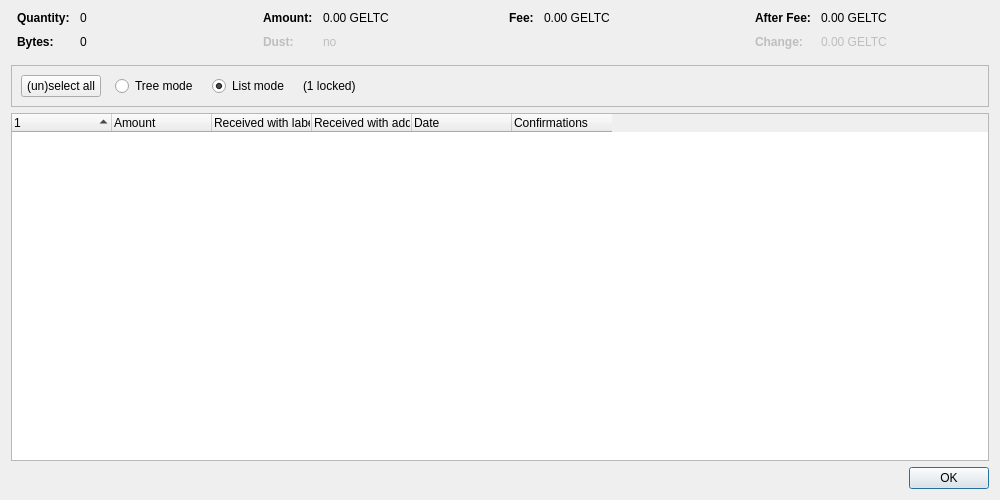
<?xml version="1.0" encoding="UTF-8"?>
<ui version="4.0">
 <class>CoinControlDialog</class>
 <widget class="QDialog" name="CoinControlDialog">
  <property name="geometry">
   <rect>
    <x>0</x>
    <y>0</y>
    <width>1000</width>
    <height>500</height>
   </rect>
  </property>
  <property name="windowTitle">
   <string>Coin Selection</string>
  </property>
  <layout class="QVBoxLayout" name="verticalLayout">
   <item>
    <layout class="QHBoxLayout" name="horizontalLayoutTop" stretch="0,0,0,0">
     <property name="topMargin">
      <number>0</number>
     </property>
     <property name="bottomMargin">
      <number>10</number>
     </property>
     <item>
      <layout class="QFormLayout" name="formLayoutCoinControl1">
       <property name="horizontalSpacing">
        <number>10</number>
       </property>
       <property name="verticalSpacing">
        <number>10</number>
       </property>
       <property name="leftMargin">
        <number>6</number>
       </property>
       <property name="rightMargin">
        <number>6</number>
       </property>
       <item row="0" column="0">
        <widget class="QLabel" name="labelCoinControlQuantityText">
         <property name="font">
          <font>
           <weight>75</weight>
           <bold>true</bold>
          </font>
         </property>
         <property name="text">
          <string>Quantity:</string>
         </property>
        </widget>
       </item>
       <item row="0" column="1">
        <widget class="QLabel" name="labelCoinControlQuantity">
         <property name="cursor">
          <cursorShape>IBeamCursor</cursorShape>
         </property>
         <property name="contextMenuPolicy">
          <enum>Qt::ActionsContextMenu</enum>
         </property>
         <property name="text">
          <string notr="true">0</string>
         </property>
         <property name="textInteractionFlags">
          <set>Qt::LinksAccessibleByMouse|Qt::TextSelectableByKeyboard|Qt::TextSelectableByMouse</set>
         </property>
        </widget>
       </item>
       <item row="1" column="0">
        <widget class="QLabel" name="labelCoinControlBytesText">
         <property name="font">
          <font>
           <weight>75</weight>
           <bold>true</bold>
          </font>
         </property>
         <property name="text">
          <string>Bytes:</string>
         </property>
        </widget>
       </item>
       <item row="1" column="1">
        <widget class="QLabel" name="labelCoinControlBytes">
         <property name="cursor">
          <cursorShape>IBeamCursor</cursorShape>
         </property>
         <property name="contextMenuPolicy">
          <enum>Qt::ActionsContextMenu</enum>
         </property>
         <property name="text">
          <string notr="true">0</string>
         </property>
         <property name="textInteractionFlags">
          <set>Qt::LinksAccessibleByMouse|Qt::TextSelectableByKeyboard|Qt::TextSelectableByMouse</set>
         </property>
        </widget>
       </item>
      </layout>
     </item>
     <item>
      <layout class="QFormLayout" name="formLayoutCoinControl2">
       <property name="horizontalSpacing">
        <number>10</number>
       </property>
       <property name="verticalSpacing">
        <number>10</number>
       </property>
       <property name="leftMargin">
        <number>6</number>
       </property>
       <property name="rightMargin">
        <number>6</number>
       </property>
       <item row="0" column="0">
        <widget class="QLabel" name="labelCoinControlAmountText">
         <property name="font">
          <font>
           <weight>75</weight>
           <bold>true</bold>
          </font>
         </property>
         <property name="text">
          <string>Amount:</string>
         </property>
        </widget>
       </item>
       <item row="0" column="1">
        <widget class="QLabel" name="labelCoinControlAmount">
         <property name="cursor">
          <cursorShape>IBeamCursor</cursorShape>
         </property>
         <property name="contextMenuPolicy">
          <enum>Qt::ActionsContextMenu</enum>
         </property>
         <property name="text">
          <string notr="true">0.00 GELTC</string>
         </property>
         <property name="textInteractionFlags">
          <set>Qt::LinksAccessibleByMouse|Qt::TextSelectableByKeyboard|Qt::TextSelectableByMouse</set>
         </property>
        </widget>
       </item>
       <item row="1" column="0">
        <widget class="QLabel" name="labelCoinControlLowOutputText">
         <property name="enabled">
          <bool>false</bool>
         </property>
         <property name="font">
          <font>
           <weight>75</weight>
           <bold>true</bold>
          </font>
         </property>
         <property name="text">
          <string>Dust:</string>
         </property>
        </widget>
       </item>
       <item row="1" column="1">
        <widget class="QLabel" name="labelCoinControlLowOutput">
         <property name="enabled">
          <bool>false</bool>
         </property>
         <property name="cursor">
          <cursorShape>IBeamCursor</cursorShape>
         </property>
         <property name="contextMenuPolicy">
          <enum>Qt::ActionsContextMenu</enum>
         </property>
         <property name="text">
          <string notr="true">no</string>
         </property>
         <property name="textInteractionFlags">
          <set>Qt::LinksAccessibleByMouse|Qt::TextSelectableByKeyboard|Qt::TextSelectableByMouse</set>
         </property>
        </widget>
       </item>
      </layout>
     </item>
     <item>
      <layout class="QFormLayout" name="formLayoutCoinControl3">
       <property name="horizontalSpacing">
        <number>10</number>
       </property>
       <property name="verticalSpacing">
        <number>10</number>
       </property>
       <property name="leftMargin">
        <number>6</number>
       </property>
       <property name="rightMargin">
        <number>6</number>
       </property>
       <item row="0" column="0">
        <widget class="QLabel" name="labelCoinControlFeeText">
         <property name="font">
          <font>
           <weight>75</weight>
           <bold>true</bold>
          </font>
         </property>
         <property name="text">
          <string>Fee:</string>
         </property>
        </widget>
       </item>
       <item row="0" column="1">
        <widget class="QLabel" name="labelCoinControlFee">
         <property name="cursor">
          <cursorShape>IBeamCursor</cursorShape>
         </property>
         <property name="contextMenuPolicy">
          <enum>Qt::ActionsContextMenu</enum>
         </property>
         <property name="text">
          <string notr="true">0.00 GELTC</string>
         </property>
         <property name="textInteractionFlags">
          <set>Qt::LinksAccessibleByMouse|Qt::TextSelectableByKeyboard|Qt::TextSelectableByMouse</set>
         </property>
        </widget>
       </item>
      </layout>
     </item>
     <item>
      <layout class="QFormLayout" name="formLayoutCoinControl4">
       <property name="horizontalSpacing">
        <number>10</number>
       </property>
       <property name="verticalSpacing">
        <number>10</number>
       </property>
       <property name="leftMargin">
        <number>6</number>
       </property>
       <property name="rightMargin">
        <number>6</number>
       </property>
       <item row="0" column="0">
        <widget class="QLabel" name="labelCoinControlAfterFeeText">
         <property name="font">
          <font>
           <weight>75</weight>
           <bold>true</bold>
          </font>
         </property>
         <property name="text">
          <string>After Fee:</string>
         </property>
        </widget>
       </item>
       <item row="0" column="1">
        <widget class="QLabel" name="labelCoinControlAfterFee">
         <property name="cursor">
          <cursorShape>IBeamCursor</cursorShape>
         </property>
         <property name="contextMenuPolicy">
          <enum>Qt::ActionsContextMenu</enum>
         </property>
         <property name="text">
          <string notr="true">0.00 GELTC</string>
         </property>
         <property name="textInteractionFlags">
          <set>Qt::LinksAccessibleByMouse|Qt::TextSelectableByKeyboard|Qt::TextSelectableByMouse</set>
         </property>
        </widget>
       </item>
       <item row="1" column="0">
        <widget class="QLabel" name="labelCoinControlChangeText">
         <property name="enabled">
          <bool>false</bool>
         </property>
         <property name="font">
          <font>
           <weight>75</weight>
           <bold>true</bold>
          </font>
         </property>
         <property name="text">
          <string>Change:</string>
         </property>
        </widget>
       </item>
       <item row="1" column="1">
        <widget class="QLabel" name="labelCoinControlChange">
         <property name="enabled">
          <bool>false</bool>
         </property>
         <property name="cursor">
          <cursorShape>IBeamCursor</cursorShape>
         </property>
         <property name="contextMenuPolicy">
          <enum>Qt::ActionsContextMenu</enum>
         </property>
         <property name="text">
          <string notr="true">0.00 GELTC</string>
         </property>
         <property name="textInteractionFlags">
          <set>Qt::LinksAccessibleByMouse|Qt::TextSelectableByKeyboard|Qt::TextSelectableByMouse</set>
         </property>
        </widget>
       </item>
      </layout>
     </item>
    </layout>
   </item>
   <item>
    <widget class="QFrame" name="frame">
     <property name="minimumSize">
      <size>
       <width>0</width>
       <height>40</height>
      </size>
     </property>
     <property name="frameShape">
      <enum>QFrame::StyledPanel</enum>
     </property>
     <property name="frameShadow">
      <enum>QFrame::Sunken</enum>
     </property>
     <layout class="QHBoxLayout" name="horizontalLayout">
      <item>
       <layout class="QHBoxLayout" name="horizontalLayoutPanel" stretch="0,0,0,0,0">
        <property name="spacing">
         <number>14</number>
        </property>
        <item>
         <widget class="QPushButton" name="pushButtonSelectAll">
          <property name="sizePolicy">
           <sizepolicy hsizetype="Maximum" vsizetype="Fixed">
            <horstretch>0</horstretch>
            <verstretch>0</verstretch>
           </sizepolicy>
          </property>
          <property name="text">
           <string>(un)select all</string>
          </property>
          <property name="autoDefault">
           <bool>false</bool>
          </property>
         </widget>
        </item>
        <item>
         <widget class="QRadioButton" name="radioTreeMode">
          <property name="sizePolicy">
           <sizepolicy hsizetype="Maximum" vsizetype="Fixed">
            <horstretch>0</horstretch>
            <verstretch>0</verstretch>
           </sizepolicy>
          </property>
          <property name="text">
           <string>Tree mode</string>
          </property>
         </widget>
        </item>
        <item>
         <widget class="QRadioButton" name="radioListMode">
          <property name="sizePolicy">
           <sizepolicy hsizetype="Maximum" vsizetype="Fixed">
            <horstretch>0</horstretch>
            <verstretch>0</verstretch>
           </sizepolicy>
          </property>
          <property name="text">
           <string>List mode</string>
          </property>
          <property name="checked">
           <bool>true</bool>
          </property>
         </widget>
        </item>
        <item>
         <widget class="QLabel" name="labelLocked">
          <property name="text">
           <string notr="true">(1 locked)</string>
          </property>
         </widget>
        </item>
        <item>
         <spacer name="horizontalSpacer">
          <property name="orientation">
           <enum>Qt::Horizontal</enum>
          </property>
          <property name="sizeHint" stdset="0">
           <size>
            <width>40</width>
            <height>20</height>
           </size>
          </property>
         </spacer>
        </item>
       </layout>
      </item>
     </layout>
    </widget>
   </item>
   <item>
    <widget class="CoinControlTreeWidget" name="treeWidget">
     <property name="contextMenuPolicy">
      <enum>Qt::CustomContextMenu</enum>
     </property>
     <property name="sortingEnabled">
      <bool>false</bool>
     </property>
     <property name="columnCount">
      <number>6</number>
     </property>
     <attribute name="headerShowSortIndicator" stdset="0">
      <bool>true</bool>
     </attribute>
     <attribute name="headerStretchLastSection">
      <bool>false</bool>
     </attribute>
     <column>
      <property name="text">
       <string/>
      </property>
     </column>
     <column>
      <property name="text">
       <string>Amount</string>
      </property>
     </column>
     <column>
      <property name="text">
       <string>Received with label</string>
      </property>
     </column>
     <column>
      <property name="text">
       <string>Received with address</string>
      </property>
     </column>
     <column>
      <property name="text">
       <string>Date</string>
      </property>
     </column>
     <column>
      <property name="text">
       <string>Confirmations</string>
      </property>
      <property name="toolTip">
       <string>Confirmed</string>
      </property>
     </column>
     <column>
      <property name="text">
       <string/>
      </property>
     </column>
     <column>
      <property name="text">
       <string/>
      </property>
     </column>
     <column>
      <property name="text">
       <string/>
      </property>
     </column>
     <column>
      <property name="text">
       <string/>
      </property>
     </column>
    </widget>
   </item>
   <item>
    <widget class="QDialogButtonBox" name="buttonBox">
     <property name="orientation">
      <enum>Qt::Horizontal</enum>
     </property>
     <property name="standardButtons">
      <set>QDialogButtonBox::Ok</set>
     </property>
    </widget>
   </item>
  </layout>
 </widget>
 <customwidgets>
  <customwidget>
   <class>CoinControlTreeWidget</class>
   <extends>QTreeWidget</extends>
   <header>qt/coincontroltreewidget.h</header>
  </customwidget>
 </customwidgets>
 <resources/>
 <connections/>
</ui>
